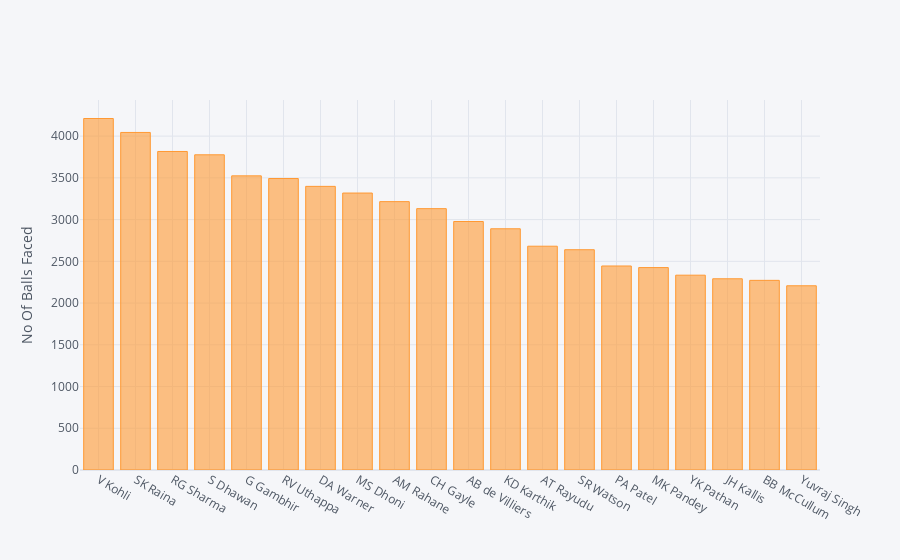

This figure's notebook cell:
### Markdown cell above
### Most ball facing Batsman

### Code cell
balls['batsman'].value_counts().head(20).iplot(kind='bar',yTitle='No Of Balls Faced')

### Figure 1 — Plotly figure (JSON) as saved in the notebook; plotly's stock layout.template omitted (floating-point values rounded to 4 significant figures)
{"data": [{"marker": {"color": "rgba(255, 153, 51, 0.6)", "line": {"color": "rgba(255, 153, 51, 1.0)", "width": 1}}, "name": "batsman", "orientation": "v", "text": "", "type": "bar", "x": ["V Kohli", "SK Raina", "RG Sharma", "S Dhawan", "G Gambhir", "RV Uthappa", "DA Warner", "MS Dhoni", "AM Rahane", "CH Gayle", "AB de Villiers", "KD Karthik", "AT Rayudu", "SR Watson", "PA Patel", "MK Pandey", "YK Pathan", "JH Kallis", "BB McCullum", "Yuvraj Singh"], "y": [4211, 4044, 3816, 3776, 3524, 3492, 3398, 3318, 3215, 3131, 2977, 2890, 2681, 2639, 2444, 2425, 2334, 2291, 2272, 2207]}], "layout": {"legend": {"bgcolor": "#F5F6F9", "font": {"color": "#4D5663"}}, "paper_bgcolor": "#F5F6F9", "plot_bgcolor": "#F5F6F9", "title": {"font": {"color": "#4D5663"}}, "xaxis": {"gridcolor": "#E1E5ED", "showgrid": true, "tickfont": {"color": "#4D5663"}, "title": {"font": {"color": "#4D5663"}, "text": ""}, "zerolinecolor": "#E1E5ED"}, "yaxis": {"gridcolor": "#E1E5ED", "showgrid": true, "tickfont": {"color": "#4D5663"}, "title": {"font": {"color": "#4D5663"}, "text": "No Of Balls Faced"}, "zerolinecolor": "#E1E5ED"}}}
